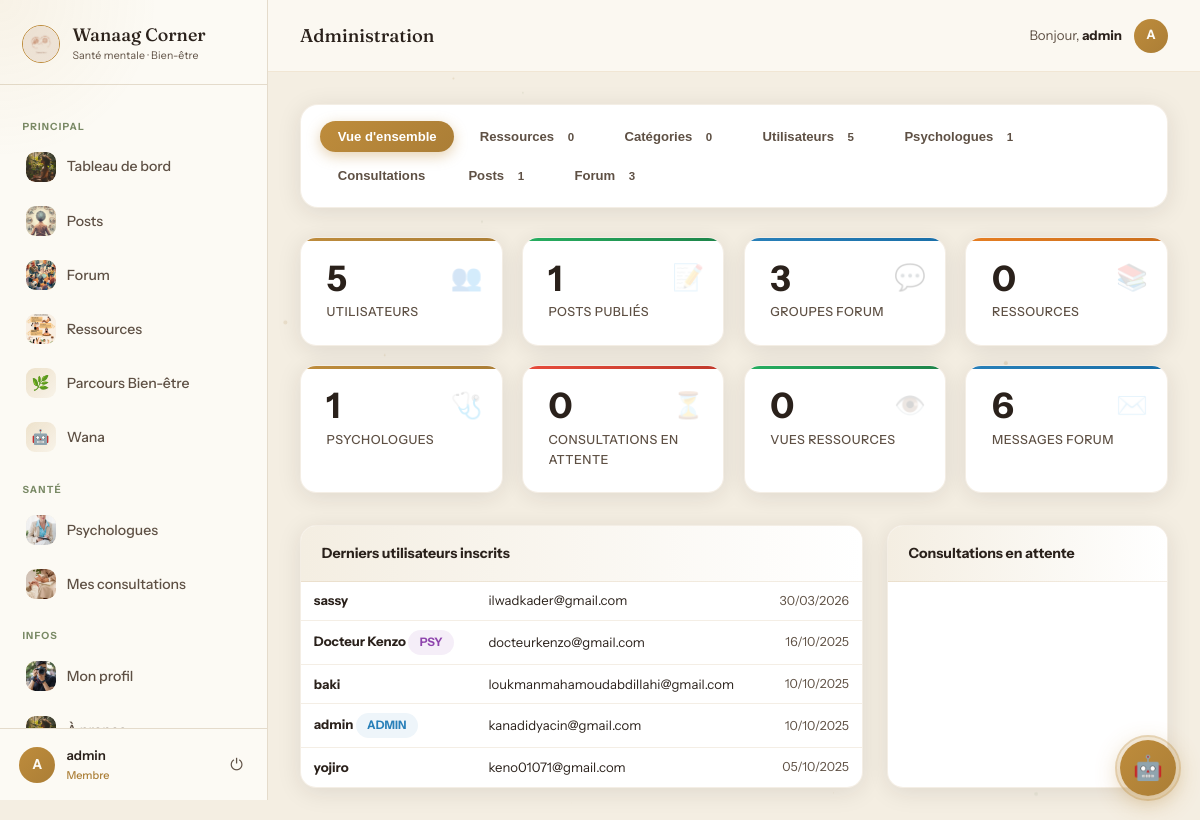
Page /admin-panel/ (signed in) on the committed database.
### application/models.py (models this page shows, shortened)
class CustomUser(AbstractUser):
    pseudonyme = models.CharField(max_length=50, unique=True)
    email = models.EmailField(unique=True)
    photo = models.ImageField(upload_to='profiles/', blank=True, null=True, verbose_name="Photo de profil")
    bio = models.TextField(blank=True, max_length=300, verbose_name="Bio")
    USERNAME_FIELD = 'email'
    REQUIRED_FIELDS = ['username', 'pseudonyme']
    class Meta:
        verbose_name = 'Utilisateur'
        verbose_name_plural = 'Utilisateurs'

### application/views.py (the view)
    @login_required
    def wrapper(request, *args, **kwargs):
        if not (request.user.is_staff or request.user.is_superuser):
            return redirect('dashboard')
        return view_func(request, *args, **kwargs)

### application/views.py (called while the page is built)
def admin_required(view_func):
    @login_required
    def wrapper(request, *args, **kwargs):
        if not (request.user.is_staff or request.user.is_superuser):
            return redirect('dashboard')
        return view_func(request, *args, **kwargs)
    wrapper.__name__ = view_func.__name__
    return wrapper

### application/templates/application/admin_dashboard.html (shortened to what this page needs)
{% extends 'application/base.html' %}
{% load static %}
{% block page_title %}Administration{% endblock %}
{% block content %}
<div class="adm-wrap">
  <div class="adm-tabs" id="admTabs">
    <button class="adm-tab active" onclick="admTab('overview',this)">Vue d'ensemble</button>
    <button class="adm-tab" onclick="admTab('ressources',this)">Ressources <span class="tab-badge">{{ stats.total_ressources }}</span></button>
    <button class="adm-tab" onclick="admTab('categories',this)">Catégories <span class="tab-badge">{{ stats.total_categories }}</span></button>
    <button class="adm-tab" onclick="admTab('users',this)">Utilisateurs <span class="tab-badge">{{ stats.total_users }}</span></button>
    <button class="adm-tab" onclick="admTab('psychologues',this)">Psychologues <span class="tab-badge">{{ stats.total_psychologues }}</span></button>
    <button class="adm-tab" onclick="admTab('consultations',this)">Consultations {% if stats.consultations_en_attente %}<span class="tab-badge">{{ stats.consultations_en_attente }}</span>{% endif %}</button>
    <button class="adm-tab" onclick="admTab('posts',this)">Posts <span class="tab-badge">{{ stats.total_posts }}</span></button>
    <button class="adm-tab" onclick="admTab('forum',this)">Forum <span class="tab-badge">{{ stats.total_groups }}</span></button>
  </div>
  <div class="adm-section visible" id="sec-overview">
    <div class="stat-grid">
      <div class="stat-card">
        <span class="stat-icon">👥</span>
        <div class="stat-value">{{ stats.total_users }}</div>
        <div class="stat-label">Utilisateurs</div>
      </div>
      <div class="stat-card green">
        <span class="stat-icon">📝</span>
        <div class="stat-value">{{ stats.total_posts }}</div>
        <div class="stat-label">Posts publiés</div>
      </div>
      <div class="stat-card blue">
        <span class="stat-icon">💬</span>
        <div class="stat-value">{{ stats.total_groups }}</div>
        <div class="stat-label">Groupes forum</div>
      </div>
      <div class="stat-card orange">
        <span class="stat-icon">📚</span>
        <div class="stat-value">{{ stats.total_ressources }}</div>
        <div class="stat-label">Ressources</div>
      </div>
      <div class="stat-card">
        <span class="stat-icon">🩺</span>
        <div class="stat-value">{{ stats.total_psychologues }}</div>
        <div class="stat-label">Psychologues</div>
      </div>
      <div class="stat-card red">
        <span class="stat-icon">⏳</span>
        <div class="stat-value">{{ stats.consultations_en_attente }}</div>
        <div class="stat-label">Consultations en attente</div>
      </div>
      <div class="stat-card green">
        <span class="stat-icon">👁️</span>
        <div class="stat-value">{{ stats.total_vues }}</div>
        <div class="stat-label">Vues ressources</div>
      </div>
      <div class="stat-card blue">
        <span class="stat-icon">✉️</span>
        <div class="stat-value">{{ stats.total_messages }}</div>
        <div class="stat-label">Messages forum</div>
      </div>
    </div>
    <div class="overview-grid">
      <div class="panel-card">
        <div class="panel-card-title">Derniers utilisateurs inscrits</div>
        <div class="panel-card-body">
          <div class="adm-table-scroll">
          <table class="adm-mini-table">
            {% for u in users|slice:":8" %}
            <tr>
              <td>
                <strong>{{ u.pseudonyme }}</strong>
                {% if u.is_superuser %}<span class="status-badge status-admin">Admin</span>
                {% elif u.is_staff %}<span class="status-badge status-admin">Staff</span>
                {% elif u.psychologue_profile %}<span class="status-badge status-psy">Psy</span>{% endif %}
              </td>
              <td>{{ u.email }}</td>
              <td>{{ u.date_joined|date:"d/m/Y" }}</td>
            </tr>
            {% empty %}<tr><td colspan="3" style="color:var(--brown-light);padding:1rem;">Aucun utilisateur</td></tr>
            {% endfor %}
          </table>
          </div>
        </div>
      </div>
      <div class="panel-card">
        <div class="panel-card-title">Consultations en attente</div>
      </div>
    </div>
  </div>
</div>
{% endblock %}

### application/templates/application/base.html (shortened to what this page needs)
{% load static %}
<!DOCTYPE html>
<html lang="fr">
<head>
</head>
<body>
{% if user.is_authenticated %}
<aside class="sidebar" id="sidebar">
    <div class="sidebar-header">
        <img src="{% static 'images/logo.jpg' %}" alt="Logo" class="sidebar-logo-img">
        <div>
            <div class="sidebar-brand-name">Wanaag Corner</div>
            <div class="sidebar-brand-sub">Santé mentale · Bien-être</div>
        </div>
    </div>
    <nav class="sidebar-nav">
        <div class="nav-label">Principal</div>
        <a href="{% url 'dashboard' %}" class="nav-item {% if request.resolver_match.url_name == 'dashboard' %}active{% endif %}">
            <span class="nav-icon"><img src="{% static 'images/espace-bien-etre.jpg' %}" alt=""></span> Tableau de bord
        </a>
        <a href="{% url 'posts_feed' %}" class="nav-item {% if request.resolver_match.url_name == 'posts_feed' %}active{% endif %}">
            <span class="nav-icon"><img src="{% static 'images/posts.jpg' %}" alt=""></span> Posts
        </a>
        <a href="{% url 'forum_home' %}" class="nav-item {% if 'forum' in request.resolver_match.url_name %}active{% endif %}">
            <span class="nav-icon"><img src="{% static 'images/forum.jpg' %}" alt=""></span> Forum
        </a>
        <a href="{% url 'ressources_home' %}" class="nav-item {% if 'ressource' in request.resolver_match.url_name %}active{% endif %}">
            <span class="nav-icon"><img src="{% static 'images/ressources.jpg' %}" alt=""></span> Ressources
        </a>
        <a href="{% url 'parcours_home' %}" class="nav-item {% if 'parcours' in request.resolver_match.url_name %}active{% endif %}">
            <span class="nav-icon" style="background:linear-gradient(135deg,rgba(190,140,60,.22),rgba(190,140,60,.06));border-radius:9px;display:flex;align-items:center;justify-content:center;font-size:.9rem;">🌿</span> Parcours Bien-être
        </a>
        <a href="{% url 'chatbot' %}" class="nav-item {% if request.resolver_match.url_name == 'chatbot' %}active{% endif %}" style="position:relative;">
            <span class="nav-icon" style="background:linear-gradient(135deg,rgba(190,140,60,.22),rgba(190,140,60,.06));border-radius:9px;display:flex;align-items:center;justify-content:center;font-size:.9rem;">🤖</span>
            Wana
        </a>
        {% if not user.psychologue_profile %}
        <div class="nav-label">Santé</div>
        <a href="{% url 'psychologues_list' %}" class="nav-item {% if request.resolver_match.url_name == 'psychologues_list' %}active{% endif %}">
            <span class="nav-icon"><img src="{% static 'images/psychologue.jpg' %}" alt=""></span> Psychologues
        </a>
        <a href="{% url 'mes_consultations' %}" class="nav-item {% if 'consultation' in request.resolver_match.url_name %}active{% endif %}">
            <span class="nav-icon"><img src="{% static 'images/consultation.jpg' %}" alt=""></span> Mes consultations
        </a>
        {% endif %}
        <div class="nav-label">Infos</div>
        <a href="{% url 'profile' %}" class="nav-item {% if request.resolver_match.url_name == 'profile' %}active{% endif %}">
            <span class="nav-icon">
                {% if user.photo %}<img src="{{ user.photo.url }}" alt="" style="width:100%;height:100%;object-fit:cover;border-radius:9px;">
                {% else %}<img src="{% static 'images/photo-de-profil.jpg' %}" alt="">{% endif %}
            </span> Mon profil
        </a>
        <a href="{% url 'about' %}" class="nav-item {% if request.resolver_match.url_name == 'about' %}active{% endif %}">
            <span class="nav-icon"><img src="{% static 'images/espace-bien-etre.jpg' %}" alt=""></span> À propos
        </a>
    </nav>
    <div class="sidebar-user">
        <div class="avatar-sidebar">{{ user.pseudonyme|first|upper }}</div>
        <div class="sidebar-user-info">
            <div class="sidebar-user-name">{{ user.pseudonyme }}</div>
            <div class="sidebar-user-role">{% if user.psychologue_profile %}🩺 Psychologue{% else %}Membre{% endif %}</div>
        </div>
        <form method="post" action="{% url 'logout' %}" style="margin:0;">
            <button type="submit" class="logout-btn" title="Déconnexion">⏻</button>
        </form>
    </div>
</aside>
<div class="app-main">
    <header class="app-topbar">
        <div class="topbar-left">
            <span class="topbar-title">{% block page_title %}Wanaag Corner{% endblock %}</span>
        </div>
        <div class="topbar-right">
            <span class="topbar-greeting">Bonjour, <strong>{{ user.pseudonyme }}</strong></span>
            <div class="avatar-topbar">{{ user.pseudonyme|first|upper }}</div>
        </div>
    </header>
    <div class="app-content">
{% endif %}
{% block content %}{% endblock %}
{% if user.is_authenticated %}
    </div>
</div>
{% endif %}
{% if user.is_authenticated %}
{% url 'chatbot_send' as chatbot_send_url %}
{% url 'chatbot' as chatbot_url %}
<div id="chatWidget">
    <button class="wgt-bubble" id="wgtBubble" onclick="wgtToggle()" title="Parler à Wana">
        <span id="wgtIconOpen">🤖</span>
        <span class="wgt-pulse-ring"></span>
    </button>
</div>
{% endif %}
</body>
</html>

### application/templates/application/admin_dashboard.html (style rules this page uses)
:root { --adm-bg: #fcfaf4; --adm-card: #ffffff; --adm-border: rgba(171,126,54,.13); --adm-radius: 16px; --adm-shadow: 0 4px 24px rgba(42,33,27,.10); --green: #27ae60; --red: #e74c3c; --blue: #2980b9; --orange: #e67e22; --green-bg: rgba(39,174,96,.1); --red-bg: rgba(231,76,60,.08); --blue-bg: rgba(41,128,185,.08); --orange-bg: rgba(230,126,34,.1); }
.adm-wrap { display: flex; flex-direction: column; gap: 0; }
.adm-tabs { display: flex; flex-wrap: wrap; gap: .5rem; background: white; border-radius: 18px; padding: 1rem 1.2rem; margin-bottom: 1.8rem; box-shadow: var(--adm-shadow); border: 1px solid var(--adm-border); }
.adm-tab { padding: .5rem 1.1rem; border-radius: 50px; font-size: .82rem; font-weight: 600; cursor: pointer; border: none; background: transparent; color: var(--brown-light); transition: all .18s; display: flex; align-items: center; gap: .4rem; }
.adm-tab.active { background: linear-gradient(135deg, var(--accent), var(--accent-dark)); color: white; box-shadow: 0 4px 14px rgba(190,140,60,.4); }
.adm-tab .tab-badge { background: rgba(255,255,255,.3); border-radius: 20px; padding: .1rem .45rem; font-size: .72rem; }
.adm-section { display: none; }
.adm-section.visible { display: block; }
.stat-grid { display: grid; grid-template-columns: repeat(auto-fill, minmax(190px, 1fr)); gap: 1.2rem; margin-bottom: 2rem; }
.stat-card { background: white; border-radius: var(--adm-radius); padding: 1.4rem 1.6rem; box-shadow: var(--adm-shadow); border: 1px solid var(--adm-border); display: flex; flex-direction: column; gap: .4rem; position: relative; overflow: hidden; transition: transform .2s; }
.stat-card::before { content: ''; position: absolute; top: 0; left: 0; right: 0; height: 3px; background: linear-gradient(90deg, var(--accent), var(--accent-dark)); }
.stat-card.green::before { background: linear-gradient(90deg, #27ae60, #1e8449); }
.stat-card.blue::before { background: linear-gradient(90deg, #2980b9, #1a6fa8); }
.stat-card.orange::before { background: linear-gradient(90deg, #e67e22, #ca6f1e); }
.stat-card.red::before { background: linear-gradient(90deg, #e74c3c, #c0392b); }
.stat-value { font-size: 2.2rem; font-weight: 800; color: var(--brown-dark); line-height: 1; }
.stat-label { font-size: .78rem; color: var(--brown-light); font-weight: 500; text-transform: uppercase; letter-spacing: .5px; }
.stat-icon { position: absolute; right: 1.2rem; top: 1.2rem; font-size: 1.6rem; opacity: .18; }
.status-badge { display: inline-block; padding: .2rem .7rem; border-radius: 20px; font-size: .73rem; font-weight: 700; text-transform: uppercase; }
.status-admin { background: var(--blue-bg); color: var(--blue); }
.status-psy { background: rgba(155,89,182,.1); color: #8e44ad; }
.overview-grid { display: grid; grid-template-columns: 2fr 1fr; gap: 1.5rem; }
.adm-mini-table { width: 100%; border-collapse: collapse; font-size: .82rem; }
.adm-mini-table td { padding: .55rem .8rem; border-bottom: 1px solid var(--adm-border); color: var(--brown-dark); }
.adm-mini-table tr:last-child td { border-bottom: none; }
.adm-mini-table td:first-child { font-weight: 600; }
.adm-mini-table td:last-child { text-align: right; color: var(--brown-light); font-size: .78rem; }
.panel-card { background: white; border-radius: var(--adm-radius); box-shadow: var(--adm-shadow); border: 1px solid var(--adm-border); overflow: hidden; }
.panel-card-title { padding: 1rem 1.3rem; font-size: .88rem; font-weight: 700; color: var(--brown-dark); border-bottom: 1px solid var(--adm-border); background: linear-gradient(to right, var(--beige-light), white); }
.panel-card-body { padding: 0; }
.adm-table-scroll { overflow-x: auto; -webkit-overflow-scrolling: touch; }

### rows in the picture
CustomUser: pseudonyme|first "A", pseudonyme "admin", is_superuser "ADMIN", email "kanadidyacin@gmail.com", date_joined "10/10/2025"
CustomUser: pseudonyme "sassy", email "ilwadkader@gmail.com", date_joined "30/03/2026"
CustomUser: pseudonyme "Docteur Kenzo", is_superuser "PSY", email "docteurkenzo@gmail.com", date_joined "16/10/2025"
CustomUser: pseudonyme "baki", email "loukmanmahamoudabdillahi@gmail.com", date_joined "10/10/2025"
CustomUser: pseudonyme "yojiro", email "keno01071@gmail.com", date_joined "05/10/2025"

### other values in the picture
{{ stats.total_ressources }} "0"
{{ stats.total_categories }} "0"
{{ stats.total_users }} "5"
{{ stats.total_psychologues }} "1"
{{ stats.total_posts }} "1"
{{ stats.total_groups }} "3"
{{ stats.consultations_en_attente }} "0"
{{ stats.total_vues }} "0"
{{ stats.total_messages }} "6"
